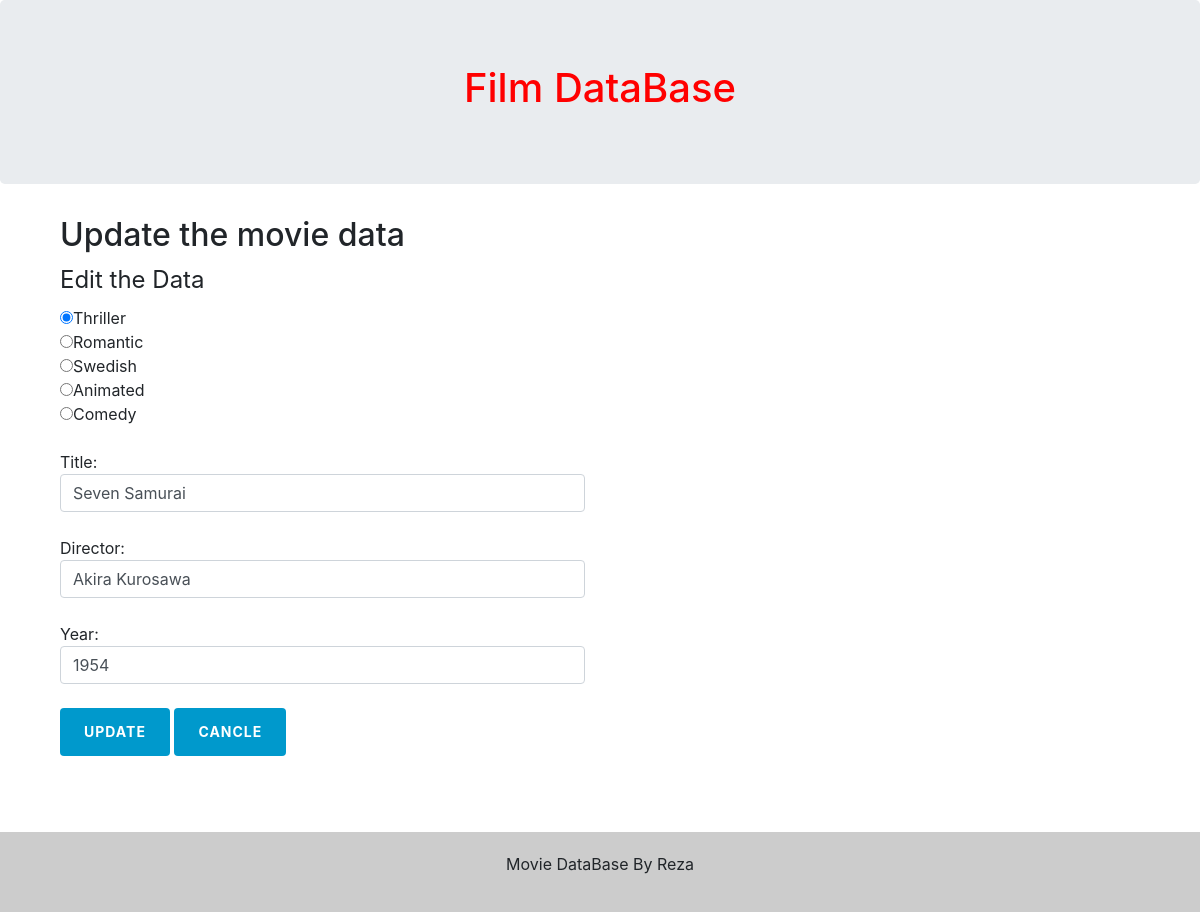
The page /edit.php?Did=8 on the database its author committed.
### tables this page shows
CREATE TABLE `bibliotek` (
  `id` int(11) NOT NULL,
  `title` text NOT NULL,
  `director` text NOT NULL,
  `year` int(11) NOT NULL,
  `categoryID` int(11) NOT NULL
);

### edit.php (the view, shortened to what this page needs)
<?php
require_once('action/update.php');
if(isset($_GET['Did'])) {
    $Did = filter_var($_GET['Did'], FILTER_SANITIZE_NUMBER_INT);
    $stmt = $conn->prepare('SELECT * FROM bibliotek WHERE id = ?');
    $stmt->bind_param('i', $Did);
    $stmt->execute();
    $result = $stmt->get_result();
    $row = $result->fetch_assoc();
}
?>
<!DOCTYPE html>
<html lang="en">
    <head>
        <link rel="stylesheet" href="https://maxcdn.bootstrapcdn.com/bootstrap/4.0.0-alpha.6/css/bootstrap.min.css">
        <link href="css/style.css" rel="stylesheet">
    </head>
    <body>
        <div class="jumbotron">
            <div class="container text-center">
                <h1>Film DataBase</h1>
            </div>
        </div>
        <div class="container">
            <div class="col-sm-10">
                <h2>Update the movie data</h2>
            </div>
            <div class="col-sm-6">
                <fieldset>
                    <legend>Edit the Data</legend>
                    <form action="action/update.php" method="POST" class="form-group">
                        <input type="radio" name="val" value="1" <?php if(1 == $row['categoryID']){echo "checked";} ?>>Thriller</input><br>
                        <input type="radio" name="val" value="2" <?php if(2 == $row['categoryID']){echo "checked";} ?>>Romantic</input><br>
                        <input type="radio" name="val" value="3" <?php if(3 == $row['categoryID']){echo "checked";} ?>>Swedish</input><br>
                        <input type="radio" name="val" value="4" <?php if(4 == $row['categoryID']){echo "checked";} ?>>Animated</input><br>
                        <input type="radio" name="val" value="5" <?php if(5 == $row['categoryID']){echo "checked";} ?>>Comedy</input><br><br>
                        Title:   <input class="form-control" type="text" name="title" value="<?php echo $row['title'];?>"></input><br>
                        Director:<input class="form-control" type="text" name="director" value="<?php echo $row['director'];?>"></input><br>
                        Year:    <input class="form-control" type="text" name="year" value="<?php echo $row['year'];?>"></input><br>
                        <input class="btn btn-default" type="submit" name="update" value="Update">
                        <input class="btn btn-default" type='submit' name='cancel' value='Cancle'>
                    </form>
                </fieldset>
            </div>
        </div>
        <footer class="container-fluid text-center">
            <p>Movie DataBase By Reza</p>
        </footer>
    </body>
</html>

### css/style.css (style rules this page uses)
html, body { height: 100% }
.container .h1, .container h1 { color: red; }
footer { padding: 20px; margin-top: 60px; background: #ccc; }
.btn-default { color: #fff; background-color: #0495c9; border-color: #357ebd; }
.btn { display: inline-block; padding: 6px 12px; margin-bottom: 0; font-size: 14px; font-weight: normal; line-height: 1.42857143; text-align: center; white-space: nowrap; vertical-align: middle; cursor: pointer; -webkit-user-select: none; -moz-user-select: none; -ms-user-select: none; user-select: none; background-image: none; border: 1px solid transparent; border-radius: 4px; padding: 10px 16px; }
.btn-default { color: #fff; background-color: #428bca; border-color: #357ebd; }
.btn { padding: 14px 24px; border: 0 none; font-weight: 700; letter-spacing: 1px; text-transform: uppercase; }
.btn-default { background: #0099cc; color: #ffffff; }

### rows shown on the page
bibliotek: categoryID "☑", title "Seven Samurai", director "Akira Kurosawa", year "1954"
